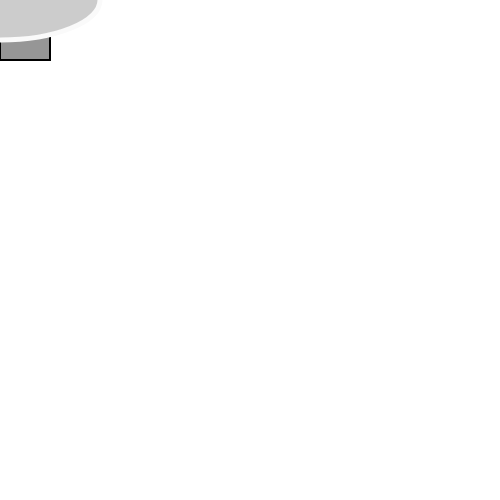
Frame 1 (no input)
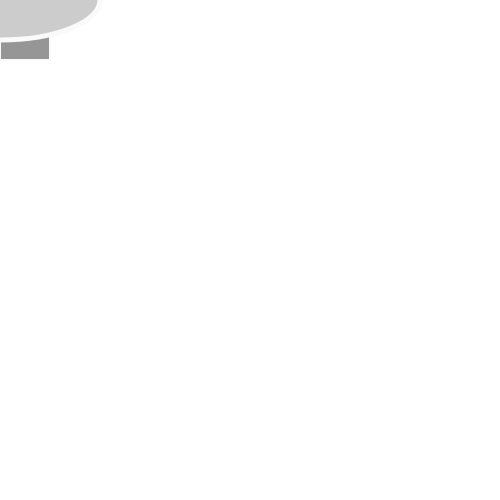
Frame 60 (no input)
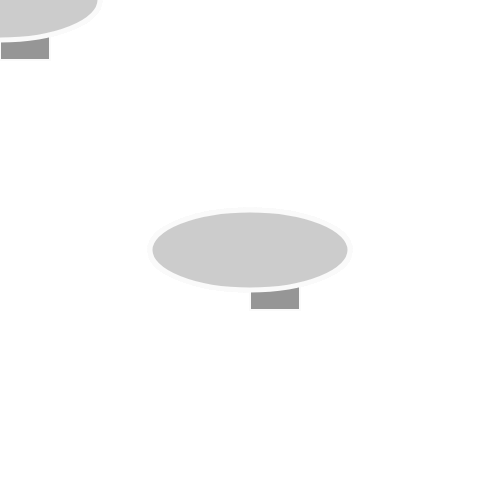
Frame 120 (the mouse pressed at the canvas centre since frame 60)

The p5.js sketch that drew these frames (run headless with seeded random() and noise() and a simulated clock; from frame 60 on, the mouse is pressed at the canvas centre):

// p5.js sketch
// ── sketch.js
function setup() {
    createCanvas(500, 500);
  }

function draw() {
  Blimp(mouseX,mouseY);
}

function Blimp(x,y) {
  
  
    //blimp
    fill(150);
    strokeWeight(2);
    rect(x,y+30,50,30);
    
    fill(204),
    stroke(250);
    strokeWeight(5);
    ellipse(x,y,200,80);
    
  }
